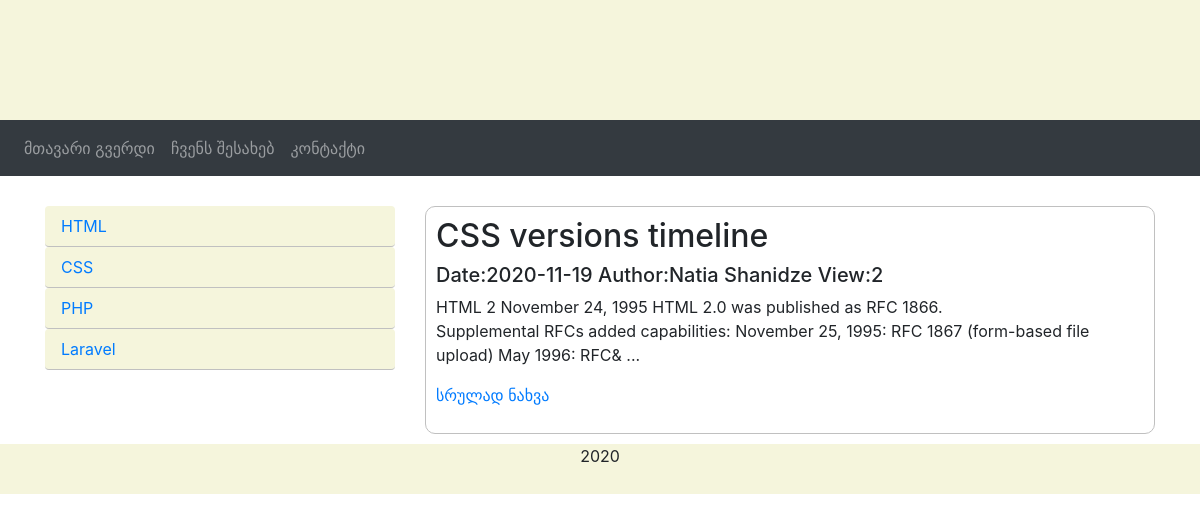
The page /blog/index.php?cat=2 on the database its author committed.
### tables this page shows
CREATE TABLE `categories` (
  `id` int(6) UNSIGNED NOT NULL,
  `title` varchar(200) NOT NULL,
  `author_id` int(6) UNSIGNED DEFAULT NULL,
  `created_at` timestamp NOT NULL DEFAULT current_timestamp() ON UPDATE current_timestamp()
);

CREATE TABLE `articles` (
  `id` int(6) UNSIGNED NOT NULL,
  `title` varchar(200) NOT NULL,
  `text` text NOT NULL,
  `add_date` date DEFAULT NULL,
  `author_id` int(6) UNSIGNED DEFAULT NULL,
  `view` int(6) DEFAULT NULL,
  `created_at` timestamp NOT NULL DEFAULT current_timestamp() ON UPDATE current_timestamp()
);

CREATE TABLE `users` (
  `id` int(6) UNSIGNED NOT NULL,
  `email` varchar(50) NOT NULL,
  `password` varchar(100) NOT NULL,
  `firstname` varchar(30) DEFAULT NULL,
  `lastname` varchar(30) DEFAULT NULL,
  `birthday` date DEFAULT NULL,
  `ranking` float(2,2) DEFAULT NULL,
  `rule_id` int(6) UNSIGNED DEFAULT NULL,
  `created_at` timestamp NOT NULL DEFAULT current_timestamp() ON UPDATE current_timestamp()
);

### blog/blocks/leftnav.php (the view)
<?php
    $stmt = $pdo->prepare("SELECT id, title FROM categories ORDER BY id");
    $stmt->execute();
    $stmt->setFetchMode(PDO::FETCH_ASSOC);
    $rows = $stmt->fetchAll();
?>
<div class="col-sm-4">
    <ul class="nav nav-pills flex-column nav-left">
        <?php
            foreach ($rows as $row){
        ?>
        <li class="nav-item">
            <a class="nav-link" href="?cat=<?=$row['id']?>"><?=$row['title']?></a>
        </li>
        <?php } ?>
    </ul>
</div>

### blog/blocks/content.php (shortened to what this page needs)
<?php
    if(isset($_GET['cat'])){
        $cat = $_GET['cat'];
        $stmt = $pdo->prepare("SELECT articles.id, articles.title, articles.text, articles.add_date, articles.view,
                                      users.firstname, users.lastname FROM articles
                                INNER JOIN categoriestoarticles ON categoriestoarticles.article_id = articles.id
                                INNER JOIN users ON users.id = articles.author_id
                                WHERE categoriestoarticles.category_id=$cat ORDER BY articles.add_date DESC");
    }else if(isset($_GET['article'])){
        $article = $_GET['article'];
        $stmt = $pdo->prepare("UPDATE articles SET view = view + 1 WHERE id=$article");
        $stmt->execute();
        $stmt = $pdo->prepare("SELECT articles.id, articles.title, articles.text, articles.add_date, articles.view,
                                      users.firstname, users.lastname FROM articles
                                INNER JOIN categoriestoarticles ON categoriestoarticles.article_id = articles.id
                                INNER JOIN users ON users.id = articles.author_id
                                WHERE articles.id=$article");
    }
    $stmt->execute();
    $stmt->setFetchMode(PDO::FETCH_ASSOC);
    $rows = $stmt->fetchAll();
?>
<div class="col-sm-8">
    <?php
     if(!isset($_GET['article'])){
        foreach ($rows as $row){
    ?>
        <div class="article">
            <h2><?=$row['title']?></h2>
            <h5>Date:<?=$row['add_date']?> Author:<?=$row['firstname']?> <?=$row['lastname']?>  View:<?=$row['view']?> </h5>
            <p><?=Strip_tags(substr($row['text'], 0, 900))?> ...</p>
            <p><a href="?article=<?=$row['id']?>">სრულად ნახვა</a></p>
        </div>
    <?php } } ?>
</div>

### blog/sass/style.css (style rules this page uses)
.nav-left a { background-color: beige; border-bottom: solid silver 1px; }
.article { border: solid silver 1px; margin-bottom: 10px; padding: 10px; border-radius: 10px; }

### rows shown on the page
categories: title "HTML"
categories: title "CSS"
categories: title "PHP"
categories: title "Laravel"
articles: title "CSS versions timeline", add_date "2020-11-19", author.firstname "Natia", author.lastname "Shanidze", view "2", text "HTML 2 November 24, 1995 HTML 2.0 was published as RFC 1866. Supplemental RFCs added capabilities: November 25, 1995: RFC 1867 (form-based file upload) May 1996: RFC&"
